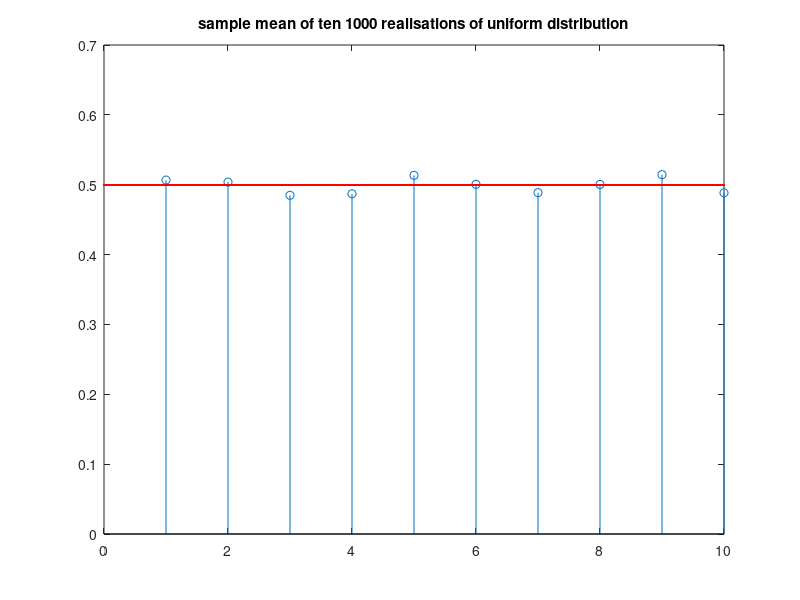
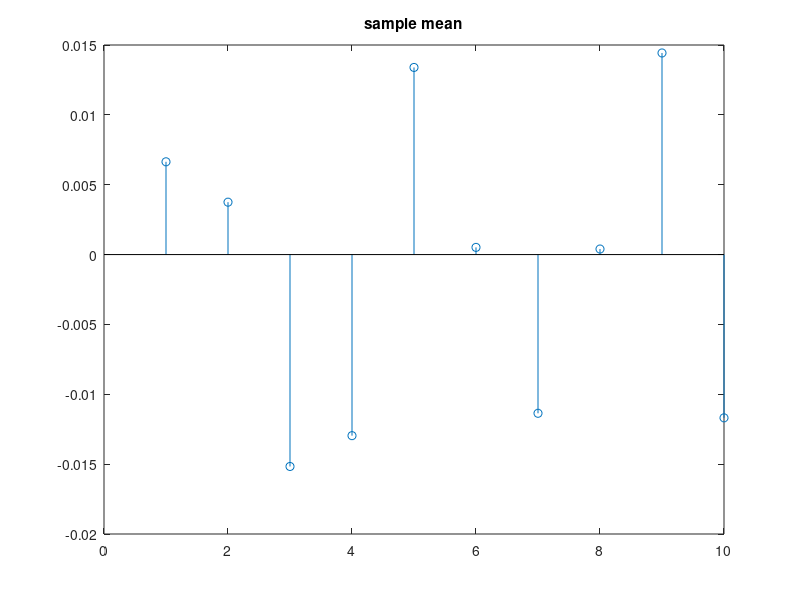
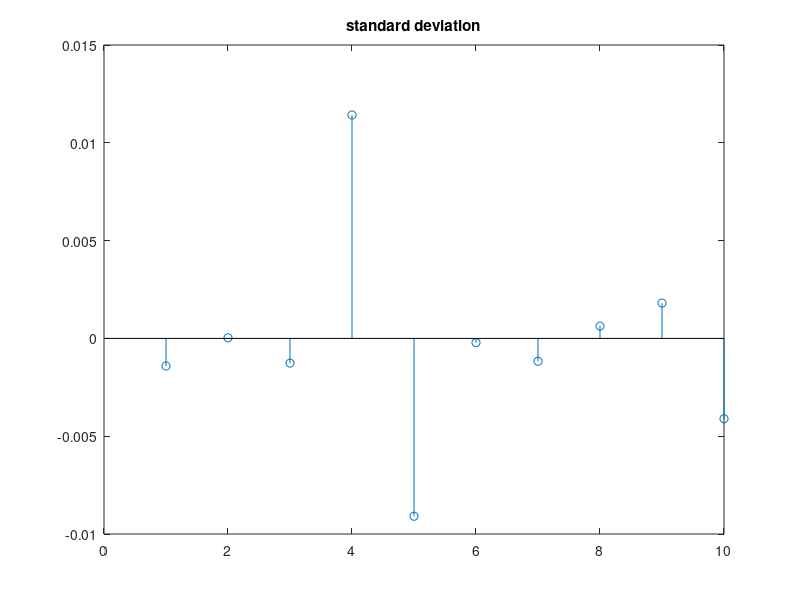

Write MATLAB code to recreate these figures, in order.
clear all;
close all;
N=1000;
x=rand(N,10);       %create a matrix of 1000*1
Avgs=mean(x);       %calculate sample means
std_devs=std(x);    %calculate sample deviation

i=(0:0.01:10); 
y=0.5; 

stem(Avgs); hold on    %Theoritical mean is 0.5, plot bias of sample mean
plot(i,y,'r');hold off
title('sample mean of ten 1000 realisations of uniform distribution')
figure

stem(std_devs); hold on  %plot bias of sample deviation
plot(i,sqrt(1/12),'r');hold off
title('standard deviation of ten 1000 realisations of uniform distribution')
%Bias shows how close the sample mean and sample deviation is to the
%theoretical value. Bias is expected to decrease as sample number
%increases.

stem(Avgs-0.5);     %Theoritical mean is 0.5, plot bias of sample mean
title('sample mean')
figure

stem(std_devs-sqrt(1/12));   %plot bias of sample deviation
title('standard deviation')
%Bias shows how close the sample mean and sample deviation is to the
%theoretical value. Bias is expected to decrease as sample number
%increases.